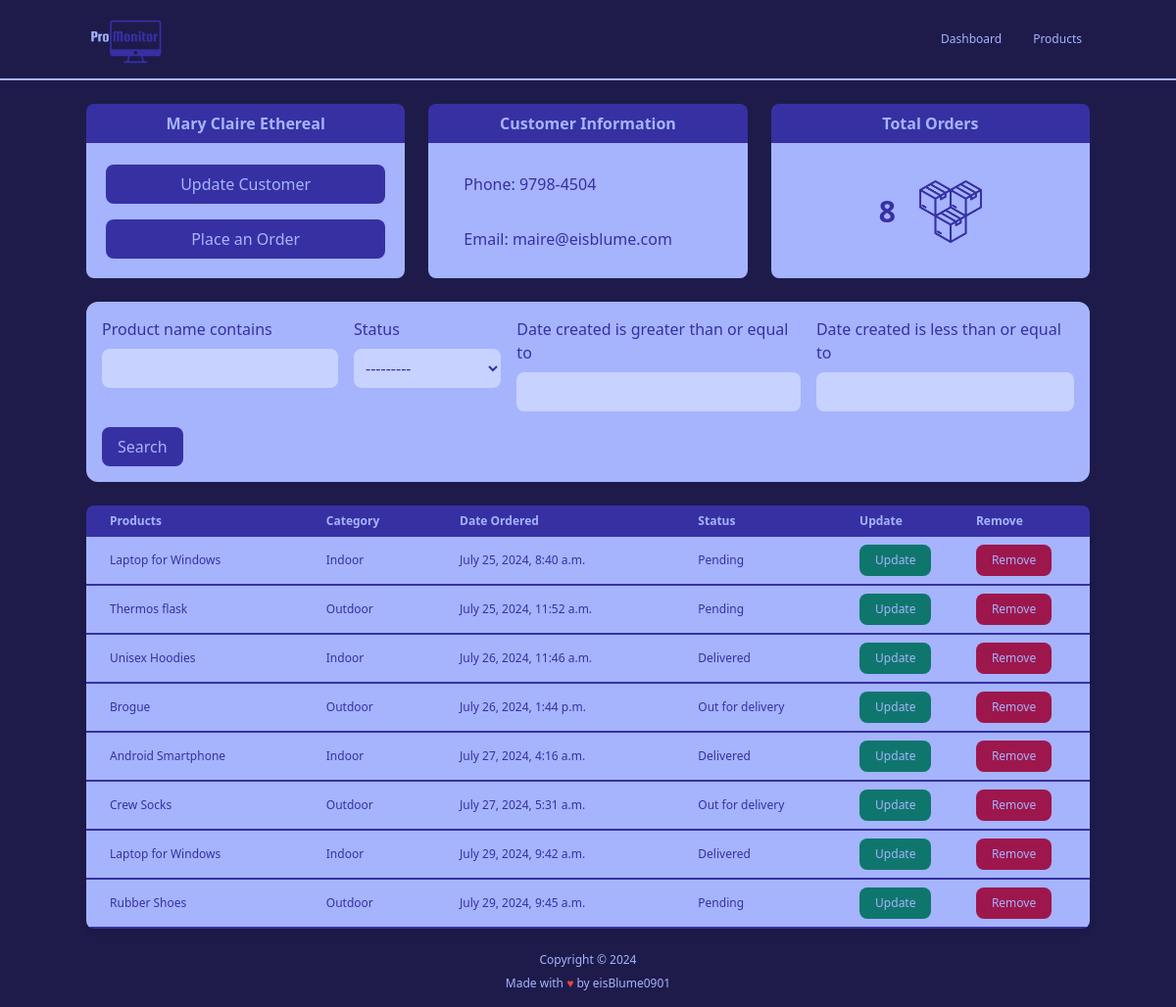
The app's page /customer/1/, older data.
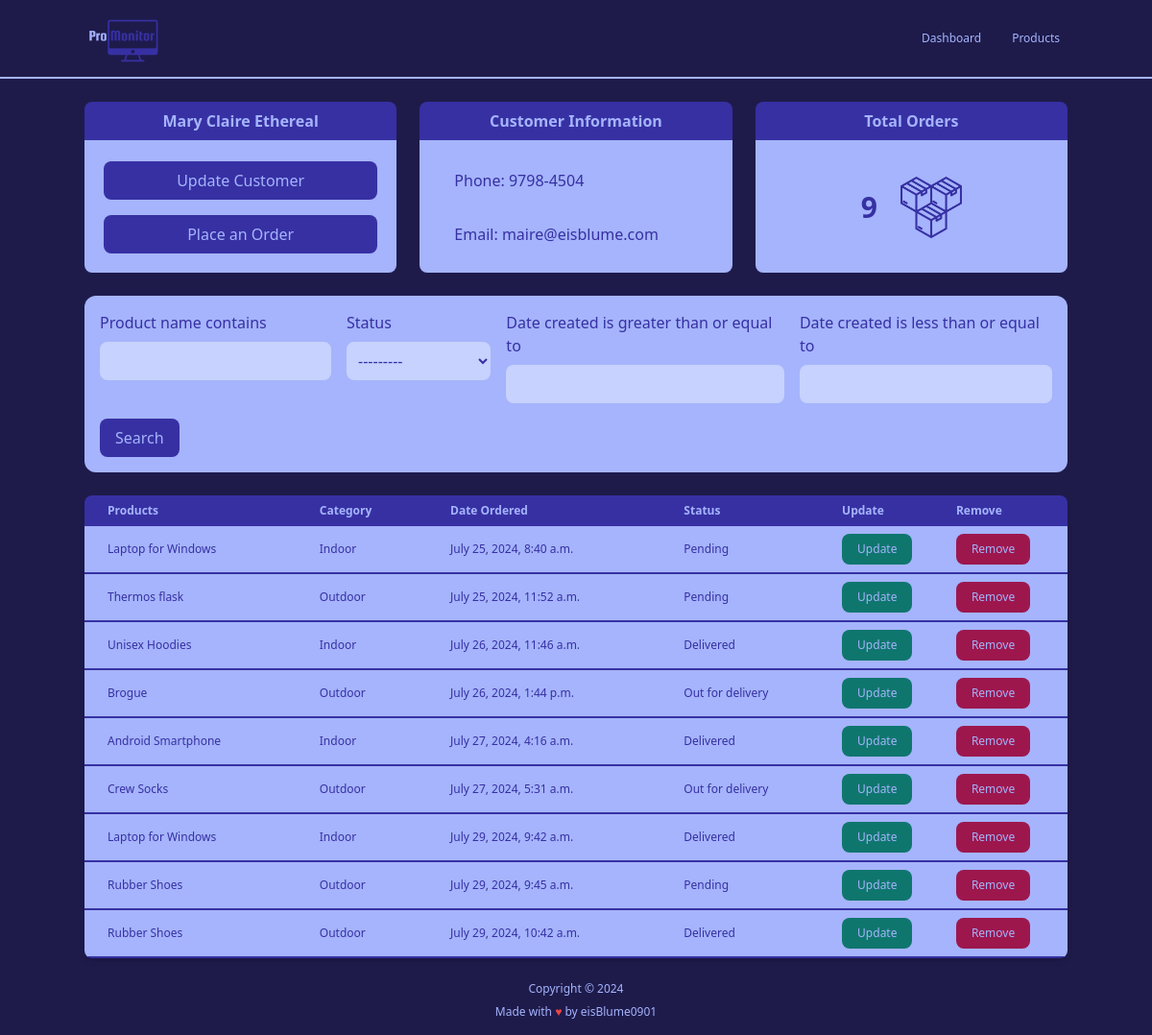
The same page, newer data.
### accounts/models.py (models this page shows, shortened)
class Order(models.Model):
    STATUS = (
        ('Pending', 'Pending'),
        ('Out for delivery', 'Out for delivery'),
        ('Delivered', 'Delivered'),
    )
    customer = models.ForeignKey(Customer, null=True, on_delete=models.SET_NULL)
    product = models.ForeignKey(Product, null=True, on_delete=models.SET_NULL)
    date_created = models.DateTimeField(auto_now_add=True, null=True)
    status = models.CharField(max_length=200, null=True, choices=STATUS)

class Product(models.Model):
    CATEGORY = (
        ('Indoor', 'Indoor'),
        ('Outdoor', 'Outdoor'),
    )
    name = models.CharField(max_length=200, null=True)
    price = models.FloatField(null=True)
    category = models.CharField(max_length=200, null=True, choices=CATEGORY)
    description = models.TextField(null=True, blank=True)
    date_created = models.DateTimeField(auto_now_add=True, null=True)
    tags = models.ManyToManyField('Tag')
    def __str__(self) -> str:
        return self.name

### accounts/views.py (the view)
# urls.py: path('customer/<str:pk>/', views.customer, name="customer"),
def customer(request, pk):
    customer = Customer.objects.get(id=pk)
    orders = customer.order_set.all()
    ordersCount = orders.count()
    orderFilter = OrderFilter(request.GET, queryset=orders)
    orders = orderFilter.qs # From all possible existing orders to filtered order
    context = {
        'customer': customer,
        'orders': orders,
        'ordersCount': ordersCount,
        'orderFilter': orderFilter,
    }
    return render(request, 'accounts/customer.html', context)

### templates/accounts/customer.html (shortened to what this page needs)
{% extends 'main.html' %}
{% block content %}
{% include 'partials/_home_navbar.html' %}
{% include 'partials/_customer_cards.html' %}
{% include 'partials/_search_bar.html' %}
<div class="max-w-screen-lg mx-auto my-6">
        <div class="relative overflow-x-auto shadow-md rounded-lg">
            <table class="w-full text-sm text-left text-indigo-300">
                <thead class="text-xs text-indigo-300 bg-indigo-800">
                    <tr>
                        <th class="px-6 py-2">
                            Products
                        </th>
                        <th class="px-6 py-2">
                            Category
                        </th>
                        <th class="px-6 py-2">
                            Date Ordered
                        </th>
                        <th class="px-6 py-2">
                            Status
                        </th>
                        <th class="p-2">
                            Update
                        </th>
                        <th class="p-2">
                            Remove
                        </th>
                    </tr>
                </thead>
                <tbody class="text-xs text-indigo-800 font-medium">
                    {% for order in orders %}
                    <tr class="bg-indigo-300 border-b-2 border-indigo-800 hover:bg-indigo-200">
                        <td class="px-6 py-2">{{ order.product }}</td>
                        <td class="px-6 py-2">{{ order.product.category }}</td>
                        <td class="px-6 py-2">{{ order.date_created }}</td>
                        <td class="px-6 py-2">{{ order.status}}</td>
                        <td class="p-2">
                            <a href="">
                                <button class="font-medium bg-teal-700 text-indigo-300 rounded-lg px-4 py-2 hover:bg-teal-300 hover:text-indigo-800">Update</button>
                            </a>
                        </td>
                        <td class="p-2">
                            <a href="">
                                <button class="font-medium bg-pink-800 text-indigo-300 rounded-lg px-4 py-2 hover:bg-pink-300 hover:text-indigo-800">Remove</button>
                            </a>
                        </td>
                    </tr>
                    {% endfor %}
                </tbody>
            </table>
        </div>
    </div>
{% endblock %}

### templates/partials/_customer_cards.html
{% load static %}
<div class="grid sm:grid-cols-1 md:grid-cols-2 lg:grid-cols-3 max-w-screen-lg mx-auto justify-between gap-6 mt-6">
    <div class="flex flex-col">
        <h1 class="text-md text-center text-indigo-300 font-bold rounded-t-lg bg-indigo-800 border-indigo-800 border-b-2 border-b-indigo-300 py-2">{{ customer.name }}</h1>
        <div class="rounded-b-lg bg-indigo-300 p-5">
            <div class="flex flex-col space-y-4">
                <button class="font-medium bg-indigo-800 text-indigo-300 rounded-lg hover:bg-indigo-200 hover:text-indigo-800 w-full px-4 py-2">Update Customer</button>
                <button class="font-medium bg-indigo-800 text-indigo-300 rounded-lg hover:bg-indigo-200 hover:text-indigo-800 w-full px-4 py-2"><a href="{% url 'create_order' customer.id %}">Place an Order</a></button>
            </div>
        </div>
    </div>
    <div class="flex flex-col">
        <h1 class="text-md text-center text-indigo-300 font-bold rounded-t-lg bg-indigo-800 border-indigo-800 border-b-2 border-b-indigo-300 py-2">Customer Information</h1>
        <div class="text-indigo-800 font-medium rounded-b-lg bg-indigo-300 p-5">
            <div class="flex flex-col space-y-4">
                <p class="font-medium px-4 py-2">Phone: {{ customer.phone }}</p>
                <p class="font-medium px-4 py-2">Email: {{ customer.email }}</p>
            </div>
        </div>
    </div>
    <div class="flex flex-col">
        <h1 class="text-md text-center text-indigo-300 font-bold rounded-t-lg bg-indigo-800 border-indigo-800 border-b-2 border-b-indigo-300 py-2">Total Orders</h1>
        <div class="rounded-b-lg bg-indigo-300 p-5">
            <div class="flex flex-row mx-auto space-x-6 items-center justify-center py-4">
                <p class="text-3xl text-center text-indigo-800 font-bold">{{ ordersCount }}</p>
                <img src="{% static 'images/total_orders_icon.png' %}" alt="Total Orders Icon" class="w-16">
            </div>
        </div>
    </div>
</div>

Row changes from the older to the newer data that the page shows:
added Order: product "Rubber Shoes", product.category "Outdoor", date_created "July 29, 2024, 10:42 a.m.", status "Delivered"
Text that changed along with them:
{{ ordersCount }}: "8" → "9"
